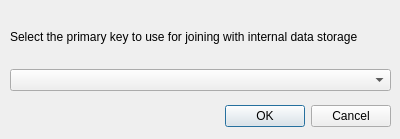
<?xml version="1.0" encoding="UTF-8"?>
<ui version="4.0">
 <class>QgsNewAuxiliaryLayerDialogBase</class>
 <widget class="QDialog" name="QgsNewAuxiliaryLayerDialogBase">
  <property name="geometry">
   <rect>
    <x>0</x>
    <y>0</y>
    <width>400</width>
    <height>139</height>
   </rect>
  </property>
  <property name="windowTitle">
   <string>Auxiliary Storage : Choose Primary Key</string>
  </property>
  <widget class="QDialogButtonBox" name="buttonBox">
   <property name="geometry">
    <rect>
     <x>50</x>
     <y>100</y>
     <width>341</width>
     <height>32</height>
    </rect>
   </property>
   <property name="orientation">
    <enum>Qt::Horizontal</enum>
   </property>
   <property name="standardButtons">
    <set>QDialogButtonBox::Cancel|QDialogButtonBox::Ok</set>
   </property>
  </widget>
  <widget class="QWidget" name="verticalLayoutWidget">
   <property name="geometry">
    <rect>
     <x>10</x>
     <y>10</y>
     <width>381</width>
     <height>81</height>
    </rect>
   </property>
   <layout class="QVBoxLayout" name="verticalLayout">
    <item>
     <widget class="QLabel" name="label">
      <property name="text">
       <string>Select the primary key to use for joining with internal data storage</string>
      </property>
      <property name="wordWrap">
       <bool>true</bool>
      </property>
     </widget>
    </item>
    <item>
     <widget class="QgsFieldComboBox" name="comboBox"/>
    </item>
   </layout>
  </widget>
 </widget>
 <resources/>
 <customwidgets>
  <customwidget>
   <class>QgsFieldComboBox</class>
   <extends>QComboBox</extends>
   <header>qgsfieldcombobox.h</header>
  </customwidget>
 </customwidgets>
 <connections>
  <connection>
   <sender>buttonBox</sender>
   <signal>accepted()</signal>
   <receiver>QgsNewAuxiliaryLayerDialogBase</receiver>
   <slot>accept()</slot>
   <hints>
    <hint type="sourcelabel">
     <x>248</x>
     <y>254</y>
    </hint>
    <hint type="destinationlabel">
     <x>157</x>
     <y>274</y>
    </hint>
   </hints>
  </connection>
  <connection>
   <sender>buttonBox</sender>
   <signal>rejected()</signal>
   <receiver>QgsNewAuxiliaryLayerDialogBase</receiver>
   <slot>reject()</slot>
   <hints>
    <hint type="sourcelabel">
     <x>316</x>
     <y>260</y>
    </hint>
    <hint type="destinationlabel">
     <x>286</x>
     <y>274</y>
    </hint>
   </hints>
  </connection>
 </connections>
</ui>
